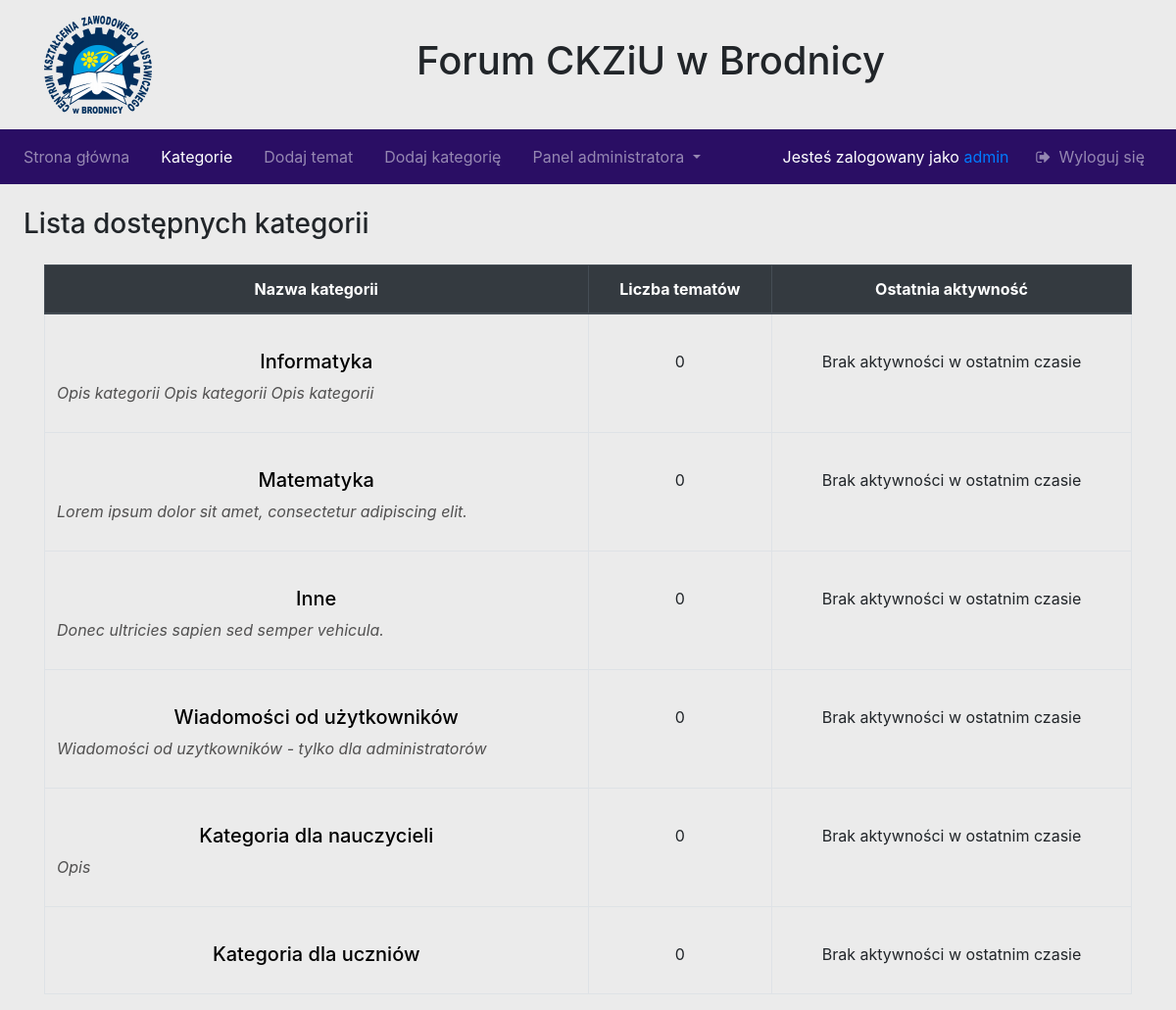
The app's page /kategorie.php (signed in) with its own data.
### tables this page shows
CREATE TABLE `kategorie` (
  `id_kategorii` int(11) NOT NULL,
  `nazwa` varchar(100) NOT NULL,
  `dostep` varchar(50) DEFAULT NULL,
  `opis` varchar(200) DEFAULT NULL
);

### kategorie.php (the view, shortened to what this page needs)
<!DOCTYPE html>
<html lang="pl">
<head>
    <link rel="stylesheet" href="bootstrap.css">
    <link rel="stylesheet" href="style.css">
	<link rel="stylesheet" href="fontello/css/fontello.css">
</head>
<body>
  <header class="container">
	<div class="row">
		<div class="col-4 m-auto">
			<img style="width: 110px; height: 100px" class="my-3 align-right" src="logo2.png" alt="logo">
		</div>
		<div class="col-md-8 col-sm-12 m-auto">
			<h1> Forum CKZiU w Brodnicy </h1>
		</div>
	</div>
   </header>
	<nav class="navbar navbar-dark bg-dark navbar-expand-md">
		<div class="collapse navbar-collapse" id="menu">
			<ul class="navbar-nav">
				<li class="nav-item">
					<a class="nav-link" href="index.php"> Strona główna</a>
				</li>
				<li class="nav-item pl-3">
					<a class="nav-link active" href="kategorie.php"> Kategorie </a>
				</li>
				<li class="nav-item pl-3">
					<a class="nav-link" href="dodaj-temat.php"> Dodaj temat </a>
				</li>
<?php
if (isset ($_SESSION['typ_konta']) && ($_SESSION['typ_konta'] == 'administrator' || $_SESSION['typ_konta'] == 'nauczyciel'))
{
echo<<<END
<li class="nav-item pl-3">
<a class="nav-link" href="dodaj-kategorie.php"> Dodaj kategorię </a>
</li>
END;
}
?>
<?php
if (isset ($_SESSION['typ_konta']) && $_SESSION['typ_konta'] == 'administrator')
{
echo<<<END
<li class="nav-item pl-3 dropdown">
<a class="nav-link dropdown-toggle" href="#" id="navbarDropdown" role="button" data-toggle="dropdown">
Panel administratora
</a>
<div class="dropdown-menu">
END;
echo<<<END
<a class="dropdown-item" href="powiadomienia.php">Powiadomienia</a>
<a class="dropdown-item" href="zarzadzanie.php">Zarządzanie użytkownikami</a>
<a class="dropdown-item" href="klasy.php">Klasy</a>
<a class="dropdown-item" href="lista-kategorii.php">Lista kategorii</a>
<a class="dropdown-item" href="prosby2.php">Prośby o aktywację</a>
<a class="dropdown-item" href="ckfinder/ckfinder.php">Pliki z serwera</a>
</div>
</li>
END;
}
?>
			</ul>
			<ul class="navbar-nav ml-auto">
				<li class="nav-item pr-2">
				<?php
					if (isset ($_SESSION['zalogowany']) && $_SESSION['zalogowany'] == true)
						echo '<span style="color: white" class="nav-link "> Jesteś zalogowany jako <a href="profil.php?id=' . $_SESSION['id'] . '">' . $_SESSION['uzytkownik'] . '</a> </span>';
					else
						echo '<a class="nav-link" href="rejestracja.php"> <i class="icon-user"></i>Zarejestruj się </a>';
				?>
				</li>
				<li class="nav-item pr-2">
					<?php
						if (isset ($_SESSION['zalogowany']) && $_SESSION['zalogowany'] == true)
							echo '<a class="nav-link" href="wyloguj.php"> <i class="icon-logout"></i> Wyloguj się </a>';
						else
							echo '<a class="nav-link" href="logowanie.php"> <i class="icon-login"></i> Logowanie </a>';
					?>
				</li>
			</ul>
		</div>
	</nav>
	<h3 class="m-4"> Lista dostępnych kategorii </h3>
	<div class="container table-responsive">
		<table class="table table-bordered table-hover">
			<thead class="thead-dark text-center">
				<th> Nazwa kategorii </th>
				<th> Liczba tematów </th>
				<th> Ostatnia aktywność </th>
			</thead>
			<tbody>
				<?php
					require "connect.php";
					$dostepneKategorie = $_SESSION['dostepneKategorie'];
					$sql_kat = "SELECT id_kategorii, nazwa, opis FROM kategorie WHERE id_kategorii IN($dostepneKategorie)";
					$kategorie = $conn -> query ($sql_kat);
					if ($kategorie && $kategorie -> num_rows > 0)
					{
						while ($wiersz = $kategorie -> fetch_assoc())
						{
							echo "<tr>";
							echo '<td style="width: 50%"> <h5 class="text-center mt-4"><a href="' . "kategoria.php?id=" . $wiersz['id_kategorii'] . '">' . $wiersz['nazwa']  . "</a> </h5> <p style='color: #515050'><i>" . $wiersz['opis'] . "</i><p></td>";
							$id_kat = $wiersz['id_kategorii'];
							$topics = $_SESSION['dostepneTematy'];
							$sql_tematy = "SELECT COUNT(id_tematu) AS ile FROM tematy WHERE kategoria_id = $id_kat AND id_tematu IN($topics)";
							$dane = $conn -> query ($sql_tematy);
							$wiersz2 = $dane -> fetch_assoc();
							echo '<td class="text-center">' . '<p class="mt-4">' . $wiersz2['ile'] . '</p>' . '</td>';
							if ($wiersz2['ile'] > 0)
							{
								$sql_ostatni = "SELECT tematy.id_tematu, tematy.nazwa, uzytkownicy.login, uzytkownicy.id_uzytkownika, posty.data_publikacji FROM tematy, kategorie, uzytkownicy, posty WHERE tematy.kategoria_id = kategorie.id_kategorii AND posty.uzytkownik_id = uzytkownicy.id_uzytkownika AND posty.temat_id = tematy.id_tematu AND kategorie.id_kategorii = $id_kat AND tematy.id_tematu IN ($topics) ORDER BY posty.data_publikacji DESC LIMIT 1";
								$dane = $conn -> query($sql_ostatni);
								$wiersz2 = $dane -> fetch_assoc();
								echo "<td>";
								echo '<strong> <a href="' . "temat.php?id=" . $wiersz2['id_tematu'] . '">' . $wiersz2['nazwa'] . "</a> </strong>";
								echo '<p class="mb-0">autor ostatniego posta: ';
								if ($wiersz2['id_uzytkownika'] == -1)
									echo "konto usunięte </p>";
								else
								{
									echo '<a class="d-inline-block" href="' . "profil.php?id=" . $wiersz2['id_uzytkownika'] . '">' . $wiersz2['login'] . "</a> </p>";
								}
								echo '<p class="text-muted mb-0">' . $wiersz2['data_publikacji'] . "</p>";
								echo "</td>";
							}
							else
								echo '<td> <p class="text-center mt-4"> Brak aktywności w ostatnim czasie </p> </td>';
							echo "</tr>";
						}
					}
					else
						"<p> Brak dostępnych kategorii </p>";
				?>
			</tbody>
		</table>
	</div>
</body>
</html>

### style.css (style rules this page uses)
body { font-size: 16px; background-color: #EBEBEB; }
.bg-dark { background-color: #2A0E64 !important; }
table a { text-decoration: none; display: block; color: black; }

### records on screen
kategorie: nazwa "Informatyka", opis "Opis kategorii Opis kategorii Opis kategorii", ile "0"
kategorie: nazwa "Matematyka", opis "Lorem ipsum dolor sit amet, consectetur adipiscing elit.", ile "0"
kategorie: nazwa "Inne", opis "Donec ultricies sapien sed semper vehicula.", ile "0"
kategorie: nazwa "Wiadomości od użytkowników", opis "Wiadomości od uzytkowników - tylko dla administratorów", ile "0"
kategorie: nazwa "Kategoria dla nauczycieli", opis "Opis", ile "0"
kategorie: nazwa "Kategoria dla uczniów", ile "0"

### other values on screen
$_SESSION['uzytkownik'] "admin"
